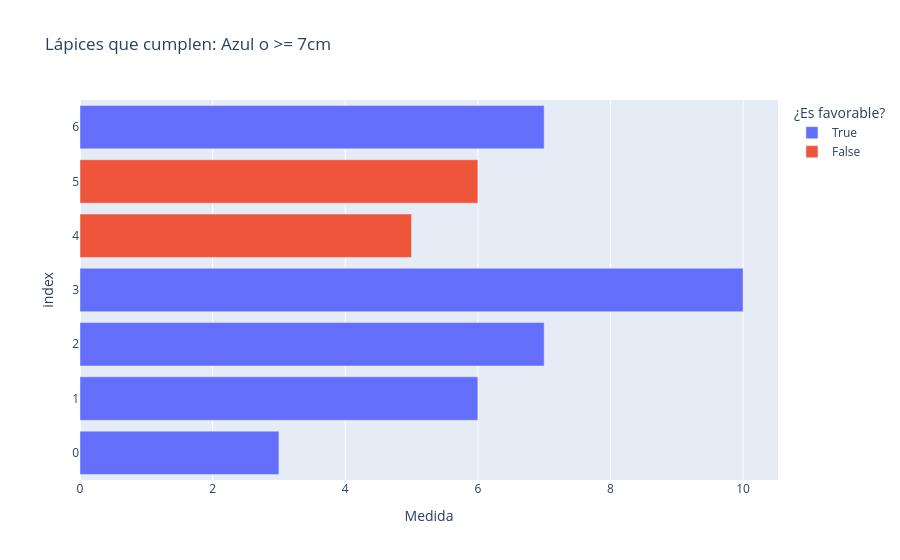

Notebook code for this chart:
### Markdown cell above
### Herramientas de Apoyo Visual

Para entender el problema del cubo, visualizamos cómo se distribuyen las capas:

### Code cell
import pandas as pd
import plotly.express as px

# Visualización para el problema de los lápices (8.7)
df_lapices = pd.DataFrame({
    'Color': ['Azul', 'Azul', 'Azul', 'Azul', 'Verde', 'Verde', 'Verde'],
    'Medida': [3, 6, 7, 10, 5, 6, 7]
})
df_lapices['Cumple Condición'] = (df_lapices['Color'] == 'Azul') | (df_lapices['Medida'] >= 7)

fig = px.bar(df_lapices, x='Medida', color='Cumple Condición', 
             title="Lápices que cumplen: Azul o >= 7cm",
             labels={'Cumple Condición': '¿Es favorable?'})
fig.show()
fig.write_image(r"C:\Users\marco\Downloads\lapices_condicion.png")

### Figure 1 — Plotly figure (JSON) as saved in the notebook; plotly's stock layout.template omitted (floating-point values rounded to 4 significant figures)
{"data": [{"hovertemplate": "¿Es favorable?=True<br>Medida=%{x}<br>index=%{y}<extra></extra>", "legendgroup": "True", "marker": {"color": "#636efa", "pattern": {"shape": ""}}, "name": "True", "orientation": "h", "showlegend": true, "textposition": "auto", "type": "bar", "x": [3, 6, 7, 10, 7], "xaxis": "x", "y": [0, 1, 2, 3, 6], "yaxis": "y"}, {"hovertemplate": "¿Es favorable?=False<br>Medida=%{x}<br>index=%{y}<extra></extra>", "legendgroup": "False", "marker": {"color": "#EF553B", "pattern": {"shape": ""}}, "name": "False", "orientation": "h", "showlegend": true, "textposition": "auto", "type": "bar", "x": [5, 6], "xaxis": "x", "y": [4, 5], "yaxis": "y"}], "layout": {"barmode": "relative", "legend": {"title": {"text": "¿Es favorable?"}, "tracegroupgap": 0}, "title": {"text": "Lápices que cumplen: Azul o >= 7cm"}, "xaxis": {"anchor": "y", "domain": [0, 1], "title": {"text": "Medida"}}, "yaxis": {"anchor": "x", "domain": [0, 1], "title": {"text": "index"}}}}
